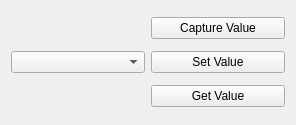
<?xml version="1.0" encoding="UTF-8"?>
<ui version="4.0">
 <class>Widget</class>
 <widget class="QWidget" name="Widget">
  <property name="geometry">
   <rect>
    <x>0</x>
    <y>0</y>
    <width>296</width>
    <height>125</height>
   </rect>
  </property>
  <property name="windowTitle">
   <string>Widget</string>
  </property>
  <layout class="QHBoxLayout" name="horizontalLayout">
   <item>
    <widget class="QComboBox" name="comboBox"/>
   </item>
   <item>
    <layout class="QVBoxLayout" name="verticalLayout">
     <item>
      <widget class="QPushButton" name="captureValButt">
       <property name="text">
        <string>Capture Value</string>
       </property>
      </widget>
     </item>
     <item>
      <widget class="QPushButton" name="setValButt">
       <property name="text">
        <string>Set Value</string>
       </property>
      </widget>
     </item>
     <item>
      <widget class="QPushButton" name="getValButt">
       <property name="text">
        <string>Get Value</string>
       </property>
      </widget>
     </item>
    </layout>
   </item>
  </layout>
 </widget>
 <resources/>
 <connections/>
</ui>
